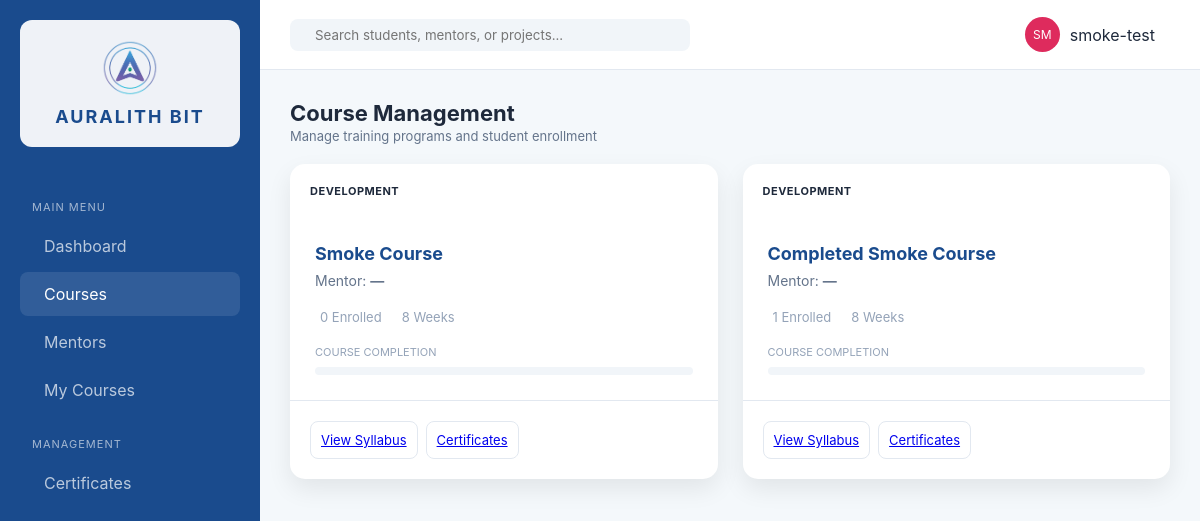
The app's page /courses/ (signed in), older data.
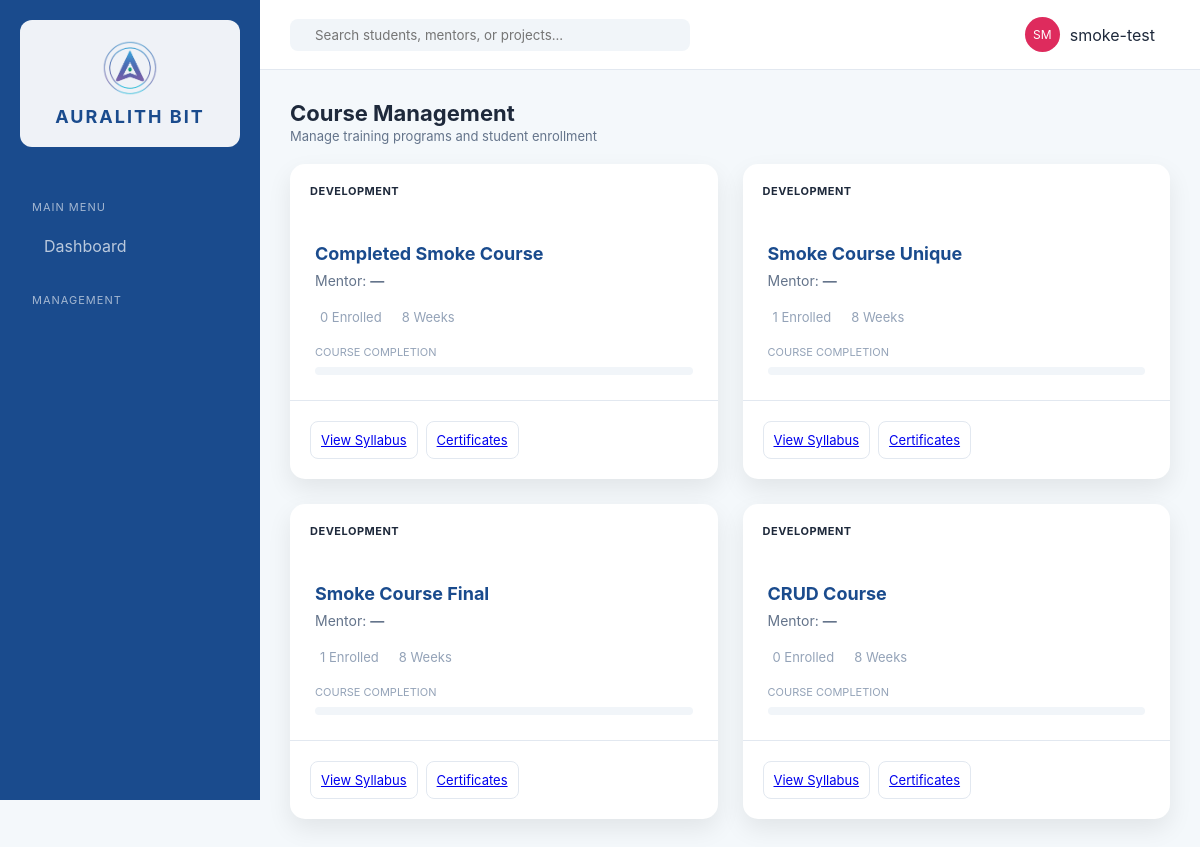
The same page, newer data.
### erp_app/models.py (models this page shows, shortened)
class Course(models.Model):
    STATUS_CHOICES = [
        ('live', 'Live'),
        ('upcoming', 'Upcoming'),
        ('enrollment', 'Enrollment'),
        ('completed', 'Completed'),
    ]
    CATEGORY_CHOICES = [
        ('development', 'Development'),
        ('design', 'UI/UX'),
        ('qa', 'Digital Marketing'),
        ('marketing', 'Graphic Designing'),
    ]
    name = models.CharField(max_length=200)
    mentor = models.ForeignKey(Mentor, on_delete=models.SET_NULL, null=True, blank=True)
    category = models.CharField(max_length=50, choices=CATEGORY_CHOICES, default='development')
    duration_weeks = models.PositiveIntegerField(default=8)
    status = models.CharField(max_length=20, choices=STATUS_CHOICES, default='enrollment')
    description = models.TextField(blank=True)
    syllabus = models.FileField(upload_to='syllabi/', null=True, blank=True)
    students_count = models.PositiveIntegerField(default=0)
    completion_percent = models.PositiveIntegerField(default=0)
    created_at = models.DateTimeField(auto_now_add=True)
    class Meta:
        ordering = ['-created_at']

### erp_app/views.py (the view)
# urls.py: path('courses/', views.courses, name='courses'),
@login_required
def courses(request):
    context = {
        'courses': Course.objects.select_related('mentor').annotate(enrollment_count=Count('enrollments')).all(),
        'is_admin': has_role(request.user, SUPER_ADMIN, TEACHING_STAFF),
    }
    return render(request, 'erp_app/courses.html', context)

### erp_app/roles.py (called while the page is built)
def has_role(user, *roles):
    user_roles = get_user_roles(user)
    return any(r in user_roles for r in roles)

### erp_app/templates/erp_app/courses.html (shortened to what this page needs)
{% extends 'erp_app/base.html' %}
{% load static %}
{% block content %}
<header class="top-nav" style="position:static;padding:0 0 20px 0;border-bottom:none;height:auto;background:transparent;">
    <div class="header-info">
        <h1>Course Management</h1>
        <p>Manage training programs and student enrollment</p>
    </div>
</header>
<div class="course-grid">
    {% for course in courses %}
    <div class="course-card">
        <div class="course-header {{ course.category }}">
            <span class="category-tag">{{ course.get_category_display }}</span>
        </div>
        <div class="course-body">
            <h3>{{ course.name }}</h3>
            <p class="mentor">Mentor: <strong>{{ course.mentor.name|default:"—" }}</strong></p>
            <div class="course-stats">
                <span> {{ course.enrollment_count }} Enrolled</span>
                <span> {{ course.duration_weeks }} Weeks</span>
            </div>
            <div class="progress-group">
                <label>Course Completion</label>
                <div class="progress-bar"><div style="width: {{ course.completion_percent }}%;"></div></div>
            </div>
        </div>
        <div class="course-footer" style="display:flex;flex-wrap:wrap;gap:8px;align-items:center;justify-content:flex-start;">
            <a href="{% url 'course_syllabus' course.id %}" class="btn-outline">View Syllabus</a>
            <a href="{% url 'certificates' %}?type=course&q={{ course.name|urlencode }}" class="btn-outline"> Certificates</a>
        </div>
    </div>
    {% empty %}
    <p style="color:#94a3b8;">No courses found. <a href="{% url 'course_add' %}">Create one</a>.</p>
    {% endfor %}
</div>
{% endblock %}

### erp_app/templates/erp_app/base.html (shortened to what this page needs)
<!DOCTYPE html>
{% load static %}
<html lang="en">
<head>
    <link rel="stylesheet" href="{% static 'erp_app/css/style.css' %}">
</head>
<body>
    <div class="app-container">
        <aside class="sidebar">
            <div class="brand">
                <img src="{% static 'erp_app/images/AURALITH_logo.png' %}" alt="Auralith Bit Logo" class="sidebar-logo" width="56" height="56">
                <h2>AURALITH BIT</h2>
            </div>
            <nav>
                <p class="nav-label">Main Menu</p>
                <a href="{% url 'dashboard' %}" {% if request.resolver_match.url_name == 'dashboard' %}class="active"{% endif %}> Dashboard</a>
                {% if is_any_staff or is_student or is_intern %}
                <a href="{% url 'courses' %}" {% if request.resolver_match.url_name == 'courses' %}class="active"{% endif %}> Courses</a>
                {% endif %}
                {% if is_teaching_staff or is_super_admin or is_intern or is_student %}
                <a href="{% url 'mentors' %}" {% if request.resolver_match.url_name == 'mentors' %}class="active"{% endif %}> Mentors</a>
                {% endif %}
                {% if is_student or is_intern %}
                <a href="{% url 'my_courses' %}" {% if request.resolver_match.url_name == 'my_courses' %}class="active"{% endif %}> My Courses</a>
                {% endif %}
                <p class="nav-label">Management</p>
                {% if is_any_staff or is_student or is_intern %}
                <a href="{% url 'certificates' %}" > Certificates</a>
                {% endif %}
            </nav>
        </aside>
        <main class="workspace">
            <header class="top-nav">
                <form class="search-box" method="get" action="{% url 'search' %}" autocomplete="off">
                    <input type="text" name="q" id="globalSearch" placeholder="Search students, mentors, or projects..." value="{{ request.GET.q|default_if_none:'' }}" autocomplete="off">
                </form>
                <div class="user-profile" style="position:relative;display:flex;align-items:center;gap:10px;">
                    <div class="avatar">{{ user_initials }}</div>
                    <span>{{ user_display_name|default:request.user.username }}</span>
                </div>
            </header>
            <div class="content">
                {% block content %}{% endblock %}
            </div>
        </main>
    </div>
</body>
</html>

Row changes from the older to the newer data that the page shows:
removed Course: category "DEVELOPMENT", name "Smoke Course", mentor.name "—", enrollment_count "0", duration_weeks "8"
computed for Course "Completed Smoke Course": enrollment_count "1" → "0"
added Course: category "DEVELOPMENT", name "Smoke Course Unique", mentor.name "—", enrollment_count "1", duration_weeks "8"
added Course: category "DEVELOPMENT", name "Smoke Course Final", mentor.name "—", enrollment_count "1", duration_weeks "8"
added Course: category "DEVELOPMENT", name "CRUD Course", mentor.name "—", enrollment_count "0", duration_weeks "8"
Text that changed along with them:
text no longer shown: "Courses Mentors My Courses Certificates"
